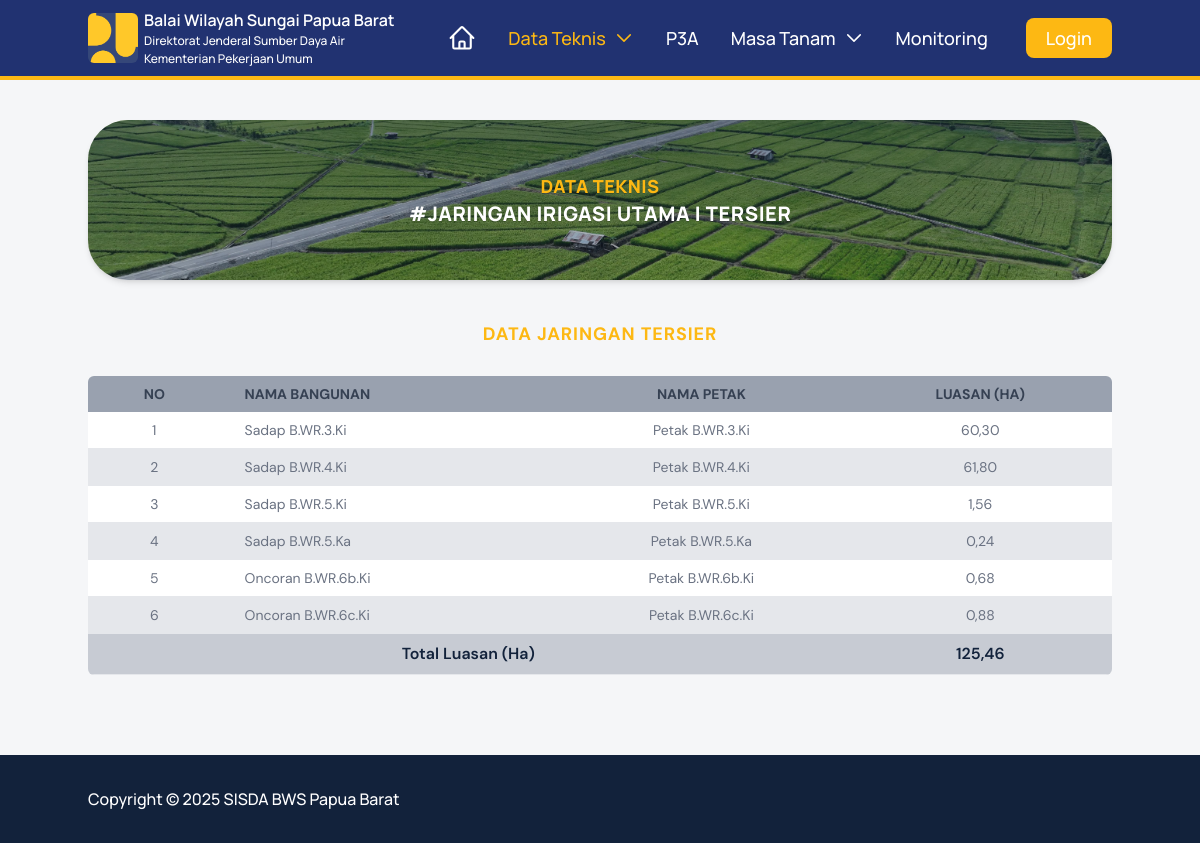
The app's page /data-tenik/jaringan-irigasi-utama/tersier with its own data.
### apps/datateknis/models.py (models this page shows, shortened)
class JaringanTersierModel(models.Model):
    jaringan_id = models.ForeignKey(
        JenisJaringanModel,
        on_delete=models.CASCADE,
        verbose_name="Jenis Jaringan",
        blank=True,
        null=True,
        related_name="tersier",
    )
    bangunan = models.ForeignKey(
        BangunanModel,
        on_delete=models.CASCADE,
        related_name="tersier",
        null=True,
        blank=True,
    )
    nama_petak = models.CharField(
        "Nama Petak Tersier", max_length=100, default="Petak", help_text="Petak"
    )
    luasan = models.DecimalField(
        "Luasan (HA)", max_digits=10, decimal_places=2, null=True, blank=True
    )
    class Meta:
        verbose_name = "Jaringan Tersier"
        verbose_name_plural = "Data Jaringan Tersier"
    @classmethod
    def total_luasan(cls):
        total = cls.objects.aggregate(total=models.Sum("luasan"))["total"]
        return total or 0

class BangunanModel(models.Model):
    jaringan_id = models.ForeignKey(JenisJaringanModel, on_delete=models.CASCADE)
    kode = models.CharField("Kode Bangunan", max_length=50, null=True, blank=True)
    nama_bangunan = models.CharField("Nama Bangunan", max_length=200)
    class Meta:
        verbose_name = "Bangunan"
        verbose_name_plural = "Data Bangunan"
        ordering = ["nama_bangunan"]
    def __str__(self):
        return f"{self.nama_bangunan} {self.kode}"

### apps/datateknis/views.py (the view)
def jaringan_tersier_view(request):
    data = JaringanTersierModel.objects.all()
    total_luasan = round(JaringanTersierModel.total_luasan(), 2)
    context = {
        "pageName": "dataTeknis",
        "titlePage": "Jaringan Irigasi Utama",
        "heroTitle": "Data Teknis",
        "heroSubtitle": "#Jaringan Irigasi Utama | Tersier",
        "dataTersier": data,
        "totalLuasan": total_luasan,
    }
    return render(request, "datateknis/jaringan_tersier_page.html", context)

### apps/datateknis/templates/datateknis/jaringan_tersier_page.html
{% extends '_base.html' %}
{% block content %}
  <section class="max-w-6xl w-full lg:container mx-auto">
    <h3 class="text-lg text-accent-color font-bold tracking-wider text-center uppercase">Data Jaringan Tersier</h3>
    <div class="px-4 lg:px-0 mt-7 rounded-md overflow-hidden w-full lg:max-w-6xl mx-auto">
      <div class="relative overflow-x-auto">
        <table class="w-full text-sm text-left rtl:text-right text-gray-500">
          <thead class="text-gray-700 uppercase bg-gray-400 text-center">
            <tr>
              <th scope="col">No</th>
              <th scope="col" class="text-left">Nama Bangunan</th>
              <th scope="col">Nama Petak</th>
              <th scope="col">Luasan (HA)</th>
            </tr>
          </thead>
          <tbody>
            {% for item in dataTersier %}
              <tr>
                <td>{{ forloop.counter }}</td>
                <td class="text-left">{{ item.bangunan }}</td>
                <td>{{ item.nama_petak }} {{ item.bangunan.kode }}</td>
                <td>{{ item.luasan }}</td>
              </tr>
            {% endfor %}
            <tr class="text-base text-primary-color bg-gray-400/50">
              <td colspan="3" class="font-semibold">Total Luasan (Ha)</td>
              <td class="font-semibold">{{ totalLuasan }}</td>
            </tr>
          </tbody>
        </table>
      </div>
    </div>
  </section>
{% endblock %}

### records on screen
JaringanTersierModel: bangunan "Sadap B.WR.3.Ki", nama_petak "Petak", bangunan.kode "B.WR.3.Ki", luasan "60,30"
JaringanTersierModel: bangunan "Sadap B.WR.4.Ki", nama_petak "Petak", bangunan.kode "B.WR.4.Ki", luasan "61,80"
JaringanTersierModel: bangunan "Sadap B.WR.5.Ki", nama_petak "Petak", bangunan.kode "B.WR.5.Ki", luasan "1,56"
JaringanTersierModel: bangunan "Sadap B.WR.5.Ka", nama_petak "Petak", bangunan.kode "B.WR.5.Ka", luasan "0,24"
JaringanTersierModel: bangunan "Oncoran B.WR.6b.Ki", nama_petak "Petak", bangunan.kode "B.WR.6b.Ki", luasan "0,68"
JaringanTersierModel: bangunan "Oncoran B.WR.6c.Ki", nama_petak "Petak", bangunan.kode "B.WR.6c.Ki", luasan "0,88"

### other values on screen
{{ heroTitle }} "DATA TEKNIS"
{{ heroSubtitle }} "#JARINGAN IRIGASI UTAMA | TERSIER"
{{ totalLuasan }} "125,46"
